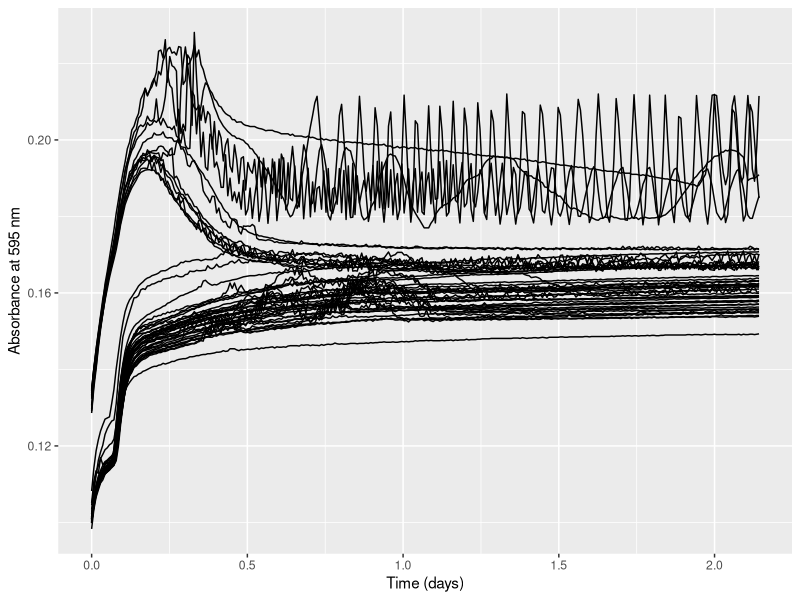
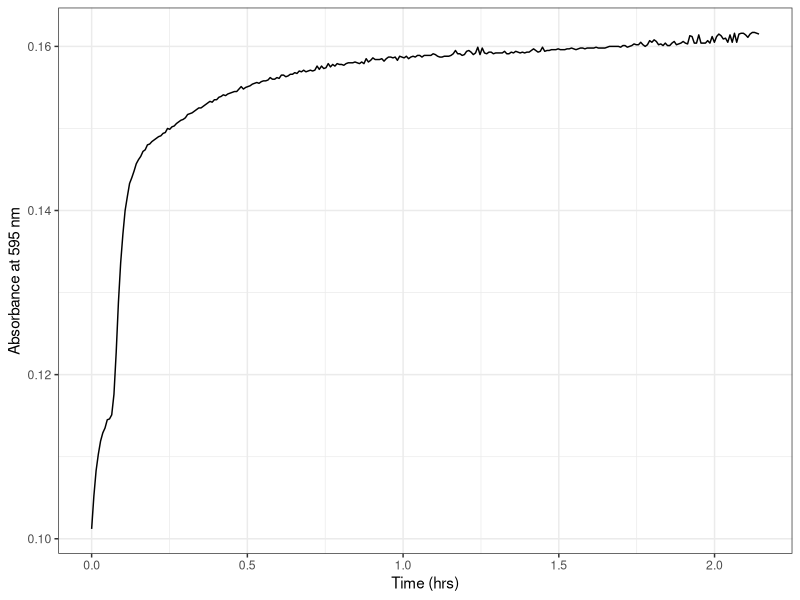
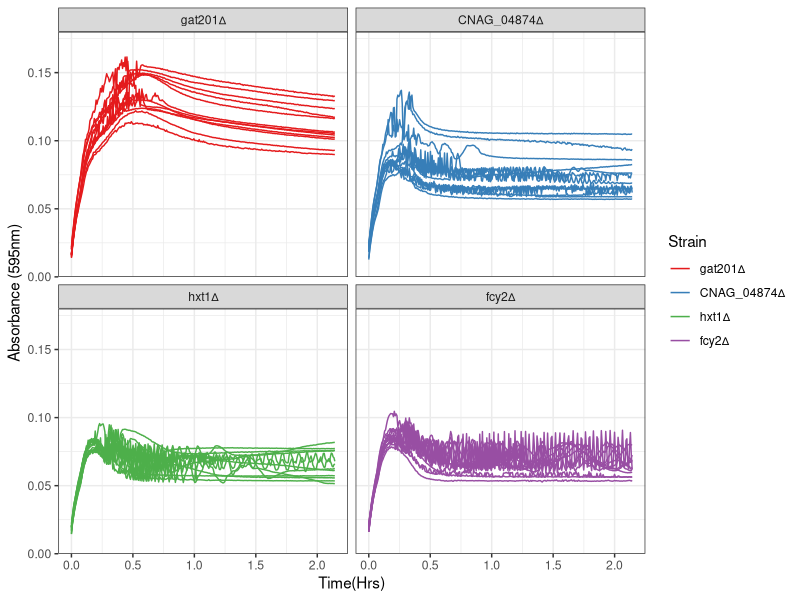
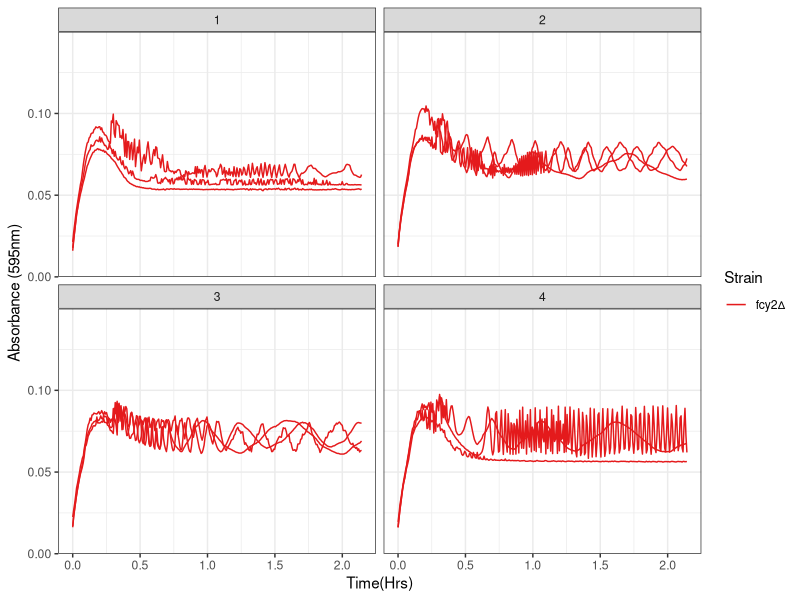
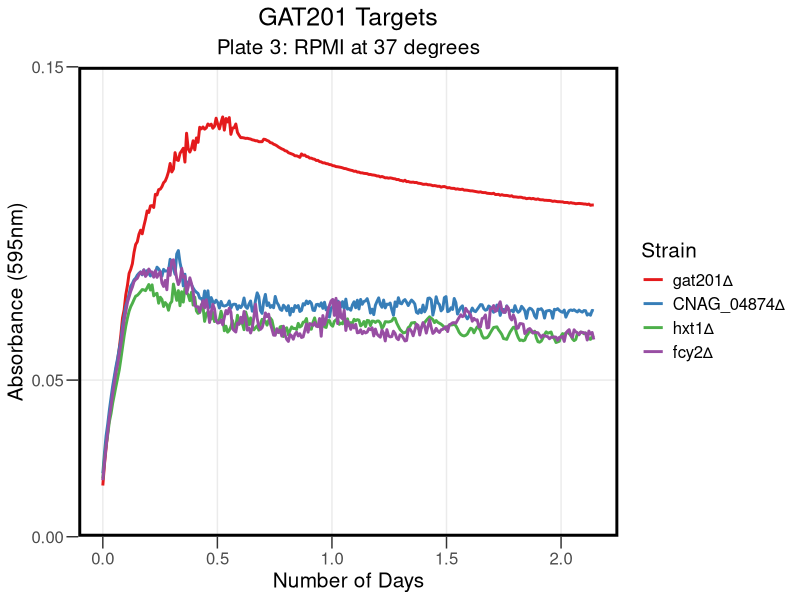
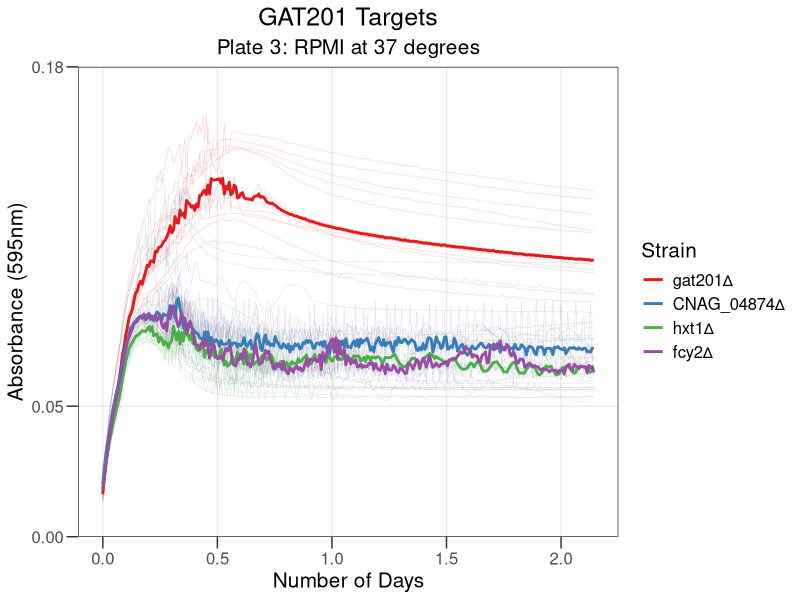
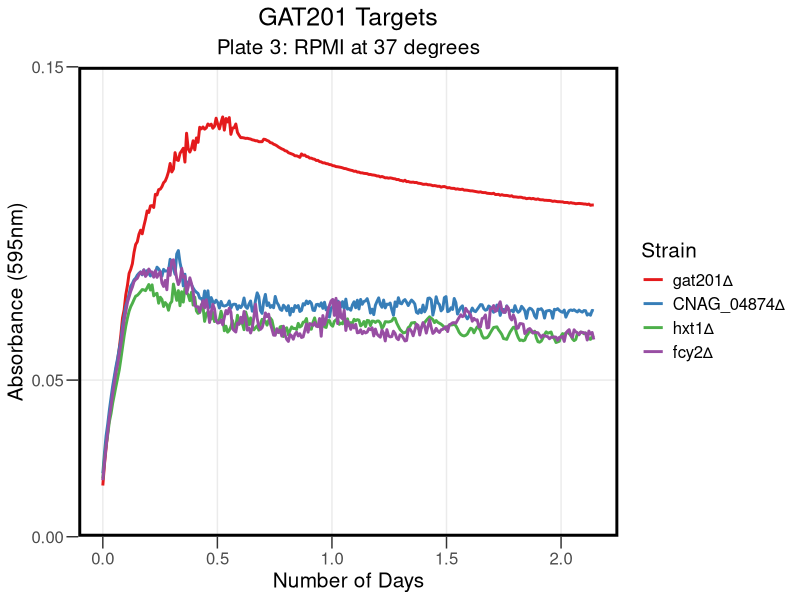
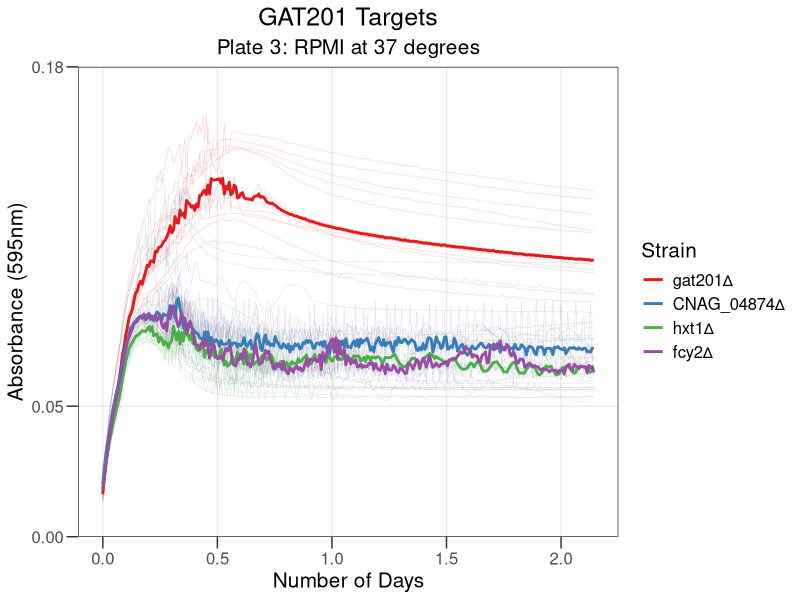

Generate these figures, in order, with R:
## ---- chunk 1
knitr::opts_chunk$set(echo = TRUE , warning=FALSE, message=FALSE)
## ---- chunk 2

library("reshape2")
library(dplyr)
library(ggplot2)
library(tidyverse)
library(rmarkdown)
library(cowplot)
library(yaml)
library(knitr)
## ---- chunk 3

rawdata <- read.csv("../Input/20230321_RPMI_Gat201Targets_Plate3_csv.csv")

## ---- chunk 4

 rawdata_day<-mutate(rawdata, Time = Time/86400)

## ---- chunk 5

reshaped <- melt(rawdata_day, id=c("Time", "Temp"), 
                              variable.name="Well",
                              value.name="OD595")

summary(reshaped)
## ---- chunk 6

platemap <- read.csv("../Input/20230321_RPMI_Gat201Targets_Plate3_setup.csv")%>%     
            dplyr::mutate(
                    Strain = factor(Strain, 
                    levels = c("KN99 (WT)", "GAT201", "CNAG_04874", "HXT1", "FCY2"),
                    labels = c("WT", "gat201∆", "CNAG_04874∆", "hxt1∆", "fcy2∆"))
  )
head(platemap, n=10)


## ---- chunk 7

annotated <- inner_join(reshaped, platemap, by="Well")
 
## ---- chunk 8

ggplot(data=filter(annotated, is.na(Strain)),
          aes(x=Time, y=OD595,  group = Well)) + 
          geom_line() + 
          labs(x="Time (days)", y="Absorbance at 595 nm")
## ---- chunk 9

ggplot(data=filter(annotated,Well=="B12"), 
       aes(x=Time, y=OD595, group = Well)) + 
       geom_line() + 
      theme_bw()+
      labs(x="Time (hrs)", y="Absorbance at 595 nm")

## ---- chunk 10

blank_OD_summary <- annotated %>%
      filter(is.na(Strain), Time < 1/24) %>%
      filter(Well != "A11") %>%
      filter(Well != "B1") %>%
      filter(Well != "C1") %>%
      filter(Well != "D1") %>%
      filter(Well != "F1") %>%
      filter(Well != "H2") %>%
      filter(Well != "H3") %>%
      filter(Well != "H4") %>%
      filter(Well != "H5") %>%
      filter(Well != "H6") %>%
      filter(Well != "H7") %>%
      filter(Well != "H8") %>%
      filter(Well != "H9") %>%
      filter(Well != "H10") %>%
      filter(Well != "H11") %>%
      filter(Well != "H12") %>%
  group_by(Media) %>%
  summarise(OD_median=median(OD595),
            OD_mean=mean(OD595),
            OD_max=max(OD595),
            OD_min=min(OD595))
print(blank_OD_summary)
## ---- chunk 11

normalisedOD <- annotated %>%
  left_join(blank_OD_summary, by="Media") %>%
  mutate(OD_corrected = OD595 - OD_median)

## ---- chunk 12

ggplot(data=normalisedOD %>%
                      filter( !is.na(Strain) ), 
                      aes(x=Time, y=OD_corrected, color=Strain, group = Well)) + 
       geom_line() + 
       scale_y_continuous(limits=c(0,0.18),expand=c(0,0))+
       facet_wrap(Strain ~ .)+
  
       labs(x = "Time(Hrs)",
            y = "Absorbance (595nm)") +
       theme(text = element_text(size = 20))+
       theme_bw()+
       scale_color_brewer(palette="Set1")
## ---- chunk 13

ggplot(data=normalisedOD %>%
                      filter(Strain == "fcy2∆"), 
                      aes(x=Time, y=OD_corrected, color=Strain, group = Well)) + 
       geom_line() + 
       scale_y_continuous(limits=c(0,0.15),expand=c(0,0))+
       facet_wrap(Biorep ~ .)+
  
       labs(x = "Time(Hrs)",
            y = "Absorbance (595nm)") +
       theme(text = element_text(size = 20))+
       theme_bw()+
       scale_color_brewer(palette="Set1")
## ---- chunk 14

ggplot(data=normalisedOD %>%
         filter( !is.na(Strain) ), 
    #dplyr::mutate(Strain = factor(Strain, levels = c("KN99 (WT)","GAT201","CNAG_04874","HXT1","FCY2")))%>%
                     
                      aes(x=Time, y=OD_corrected, color=Strain)) + 
       
       stat_summary(fun = "median", geom = "line", size = 1) +
       scale_y_continuous(limits=c(0,0.15),expand=c(0,0), breaks = c(0, 0.05, 0.15)) +
  
       labs(x = "Number of Days",
            y = "Absorbance (595nm)",
            title = "GAT201 Targets", subtitle = "Plate 3: RPMI at 37 degrees") +
           
       theme_bw() +
       theme(text = element_text(size = 15))+
       theme(axis.title = element_text(size = 15))+
       theme(axis.ticks.length = unit(0.3, "cm"))+
       theme(title = element_text(size = 15))+
       theme(panel.grid.minor = element_blank())+
       theme(legend.title = element_text(size = 15))+
      theme(legend.background = element_rect(fill = "transparent", color=NA))+
  theme(legend.key = element_rect(fill = "transparent", color=NA))+
       theme (plot.background =  element_rect(fill = "transparent", color=NA), 
         panel.background = element_rect(fill = "transparent", color=NA),)+
      theme(panel.border = element_rect(linetype = "solid", colour = "black", size = 2))+
   theme(plot.title = element_text(hjust = 0.5), plot.subtitle = element_text(hjust = 0.5) )+
       scale_color_brewer(palette="Set1")
       
## ---- chunk 15

ggsave("../Results/AllSummaryPR3.png",width = 6.6,height=5)
## ---- chunk 16

ggplot(data=normalisedOD %>%
    #dplyr::mutate(Strain = factor(Strain, levels = c("KN99 (WT)","GAT201","CNAG_04874","HXT1","FCY2")))%>%
                    filter( !is.na(Strain) ), 
                      aes(x=Time, y=OD_corrected, color=Strain)) + 
       geom_line(aes(group = Well), size = 0.2, alpha = 0.2) + 
       stat_summary(fun = "median", geom = "line", size = 1) +
       scale_y_continuous(limits=c(0,0.18),expand=c(0,0), breaks = c(0, 0.05, 0.18)) +
   
       labs(x = "Number of Days",
            y = "Absorbance (595nm)",
            title = "GAT201 Targets", subtitle = "Plate 3: RPMI at 37 degrees") +
 
       theme_bw() +
       theme(text = element_text(size = 15))+
       theme(axis.title = element_text(size = 15)) +
  theme(axis.ticks.length = unit(0.3, "cm"))+
       theme(title = element_text(size = 15))+
    
       theme(legend.title = element_text(size = 15))+
  theme(panel.grid.minor = element_blank())+
   theme(plot.title = element_text(hjust = 0.5), plot.subtitle = element_text(hjust = 0.5) )+
  
       scale_color_brewer(palette="Set1")
## ---- chunk 17

ggsave("../Results/StatSummaryPlate3.png",width = 6.6,height=5)
